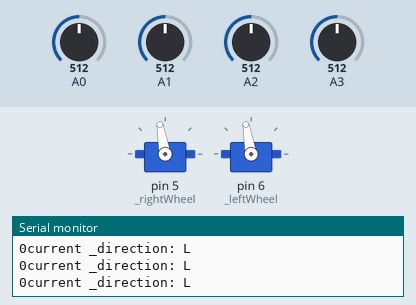
Recording of a sketch running on a simulated Arduino Uno, built with avr-gcc and run on an emulated ATmega328P. On the bench: 2 × servo, the last lines printed to the serial monitor. The inputs (shaded band) are chosen by the test bench; at power-on: A1 = 512, A2 = 512, A3 = 512, A0 = 512.

Above: at 1.2 s.
1.3 s: A1 set to 521
At 2.0 s:
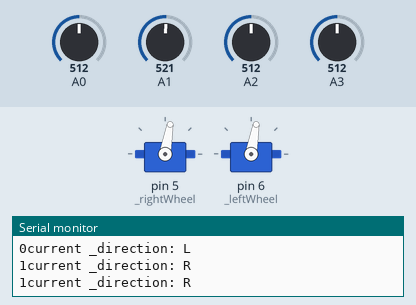
3.0 s: A2 set to 539
At 3.3 s:
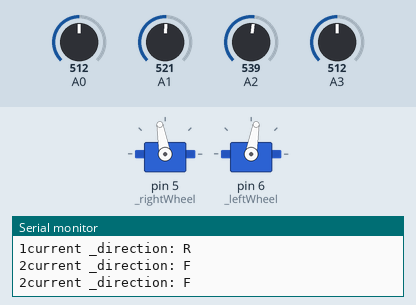
4.5 s: A3 set to 716
At 5.9 s:
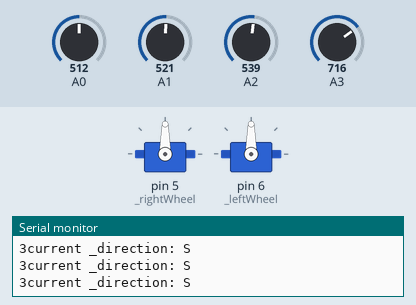
6.5 s: A3 set to 306
At 7.6 s:
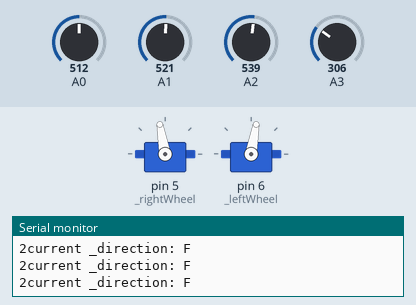
8.0 s: A3 set to 992
At 8.9 s:
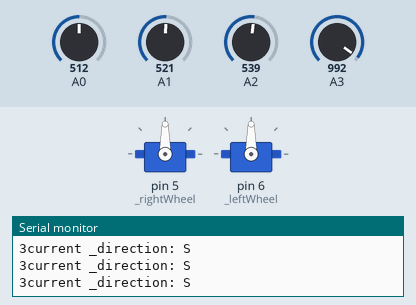
Timing chart, 0 to 10.5 s (numbered marks = the images above; inputs shaded):
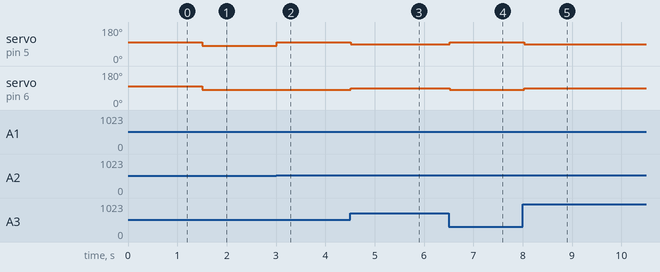

Measured:
- the behaviour switches between 512 and 513 on A1 (found by bisection; images 0 and 1)
- the behaviour switches between 521 and 522 on A2 (found by bisection; images 1 and 2)
- after the input at 1.3 s, servo on pin 5 (_rightWheel), servo on pin 6 (_leftWheel): 100° → 80° after 0.21 s
- after the input at 3.0 s, servo on pin 5 (_rightWheel): 80° → 100° at once
- after the input at 4.5 s, servo on pin 5 (_rightWheel): 100° → 90° at once; servo on pin 6 (_leftWheel): 80° → 90° at once
- after the input at 6.5 s, servo on pin 5 (_rightWheel): 90° → 100° at once; servo on pin 6 (_leftWheel): 90° → 80° at once
- after the input at 8.0 s, servo on pin 5 (_rightWheel): 100° → 90° at once; servo on pin 6 (_leftWheel): 80° → 90° at once

The sketch:

lightSeeker2.0.ino
```cpp
#include <Servo.h>
class Moth_Mobile
{
  Servo _rightWheel;
  Servo _leftWheel;
  char _direction;
  int _antennae[4];
  int _lightLevel[4];
public:
  void init()
  {
    _rightWheel.attach(5);
    _leftWheel.attach(6);
    _rightWheel.write(90);
    _leftWheel.write(90);
    _direction = 'S';
    _antennae[0] = A0;
    _antennae[1] = A1;
    _antennae[2] = A2;
    _antennae[3] = A3;
  }

  void followLight()
  {
    int currentMax = 0;
    for(int i = 0; i < 4; i++)
    {
      _lightLevel[i] = analogRead(_antennae[i]);
      if(_lightLevel[i] > _lightLevel[currentMax])
      {
        currentMax = i;
      }
    }
    Serial.print(currentMax);
    switch(currentMax)
    {
      case 0:
      turnLeft();
      break;
      case 1:
      turnRight();
      break;
      case 2:
      forward();
      break;
      case 3:
      halt();
    }
  }

  void forward()
  {
    _rightWheel.write(100);
    _leftWheel.write(80);
    _direction = 'F';
  }

  void turnRight()
  {
    _rightWheel.write(80);
    _leftWheel.write(80);
    _direction = 'R';
  }

  void turnLeft()
  {
    _rightWheel.write(100);
    _leftWheel.write(100);
    _direction = 'L';
  }

  void halt()
  {
    _rightWheel.write(90);
    _leftWheel.write(90);
    _direction = 'S';
  }

  char getDirection()
  {
    return _direction;
  }
};

Moth_Mobile mothy;

void setup()
{
  mothy.init();
  Serial.begin(9600);
}

void loop()
{
  mothy.followLight();
  Serial.print("current _direction: ");
  Serial.println(mothy.getDirection());
  delay(250);
}
```
